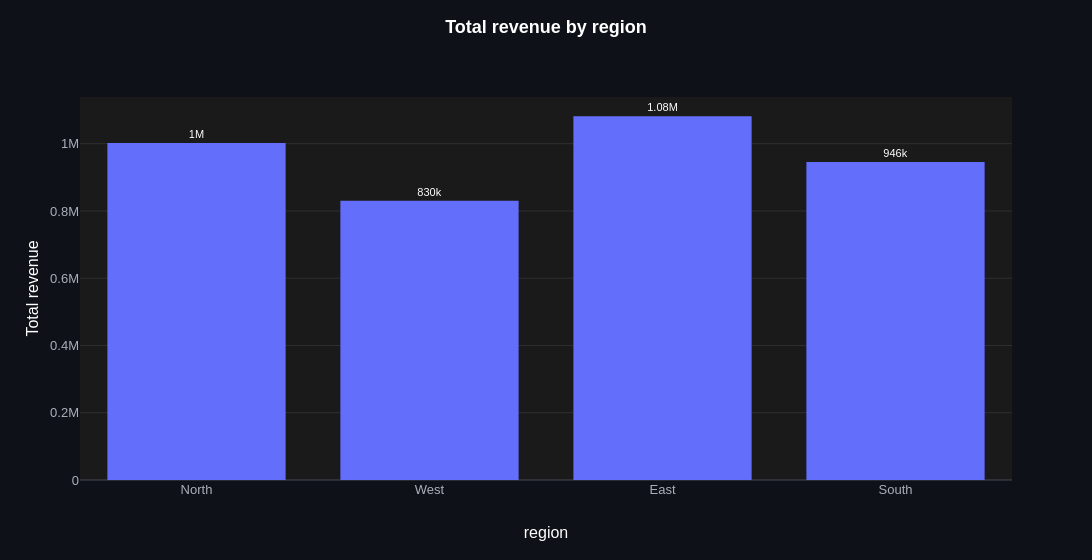

Source (notebook cell):
### Markdown cell above
## Parameter tour

Every option, one change per chart. Defaults and accepted values are quoted from the
docstring (`help(ev.bar_plot)`).

### Data and aggregation

**`agg`** (`{"sum", "mean", "median", "min", "max", "count"} or None, default None`):
`None` plots each row as-is. Raw rows, one per order here, need it: `agg="sum"` adds
up the revenue of each region's orders.

### Code cell
orders = db.sql("""
    SELECT order_date, category, region, warehouse, revenue, profit
    FROM orders
        JOIN products USING (product_id)
        JOIN customers USING (customer_id)
    ORDER BY order_id
""").df()

ev.bar_plot(orders, "region", "revenue", agg="sum")

### Figure 1 — Plotly figure (JSON) as saved in the notebook; plotly's stock layout.template omitted (floating-point values rounded to 4 significant figures)
{"data": [{"cliponaxis": false, "hovertemplate": "%{hovertext}<extra></extra>", "hovertext": ["region: <b>North</b><br>Total revenue: 1M<br>n = 7,932", "region: <b>West</b><br>Total revenue: 830k<br>n = 6,563", "region: <b>East</b><br>Total revenue: 1.08M<br>n = 8,336", "region: <b>South</b><br>Total revenue: 946k<br>n = 6,981"], "insidetextanchor": "middle", "marker": {"color": ["#636EFA", "#636EFA", "#636EFA", "#636EFA"]}, "meta": {"group": null, "role": "data"}, "name": "revenue", "orientation": "v", "showlegend": false, "text": ["1M", "830k", "1.08M", "946k"], "textangle": 0, "textfont": {"size": 11}, "textposition": "outside", "type": "bar", "x": ["North", "West", "East", "South"], "y": [1002000.0, 830500.0, 1082000.0, 945800.0]}], "layout": {"bargap": 0.15, "bargroupgap": 0.1, "barmode": "group", "height": 560, "legend": {"title": {"text": ""}, "traceorder": "normal"}, "margin": {"t": 97}, "showlegend": false, "title": {"text": "<b>Total revenue by region</b>"}, "uniformtext": {"minsize": 11, "mode": "hide"}, "width": 1400, "xaxis": {"categoryarray": ["North", "West", "East", "South"], "categoryorder": "array", "title": {"text": "region"}, "type": "category"}, "yaxis": {"title": {"text": "Total revenue"}}}}
